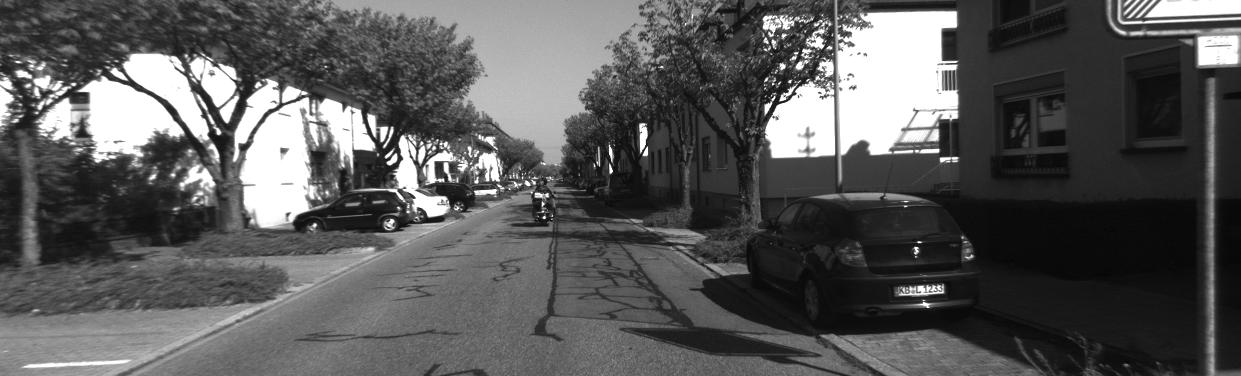
//> input picture ch6/left.png, 1241 x 376 px
$ ./disparity   (built with g++ and OpenCV 4)
//> lines starting //> are read from the running program, lines starting //| are printed output that depends on the picture
#include <opencv2/opencv.hpp>
#include <iostream>
#include <Eigen/Core>
#include <Eigen/Dense>
#include <algorithm>
#include <chrono>
using namespace std;
using namespace cv;

#define CV_GRAY2BGR COLOR_GRAY2BGR
// this program shows how to use optical flow

string file_1 = "./left.png";  // first image
string file_2 = "./right.png";  // second image

// TODO implement this funciton
/**
 * single level optical flow
 * @param [in] img1 the first image
 * @param [in] img2 the second image
 * @param [in] kp1 keypoints in img1
 * @param [in|out] kp2 keypoints in img2, if empty, use initial guess in kp1
 * @param [out] success true if a keypoint is tracked successfully
 * @param [in] inverse use inverse formulation?
 */
void OpticalFlowSingleLevel(
        const Mat &img1,
        const Mat &img2,
        const vector<KeyPoint> &kp1,
        vector<KeyPoint> &kp2,
        vector<bool> &success,
        bool inverse = false
);

void OpticalFlowSingleLevelMT(
        const Mat &img1,
        const Mat &img2,
        const vector<KeyPoint> &kp1,
        vector<KeyPoint> &kp2,
        vector<bool> &success,
        bool inverse = false
);

// TODO implement this funciton
/**
 * multi level optical flow, scale of pyramid is set to 2 by default
 * the image pyramid will be create inside the function
 * @param [in] img1 the first pyramid
 * @param [in] img2 the second pyramid
 * @param [in] kp1 keypoints in img1
 * @param [out] kp2 keypoints in img2
 * @param [out] success true if a keypoint is tracked successfully
 * @param [in] inverse set true to enable inverse formulation
 */
void OpticalFlowMultiLevel(
        const Mat &img1,
        const Mat &img2,
        const vector<KeyPoint> &kp1,
        vector<KeyPoint> &kp2,
        vector<bool> &success,
        bool inverse = false
);

void OpticalFlowMultiLevelMT(
        const Mat &img1,
        const Mat &img2,
        const vector<KeyPoint> &kp1,
        vector<KeyPoint> &kp2,
        vector<bool> &success,
        bool inverse = false
);

/**
 * get a gray scale value from reference image (bi-linear interpolated)
 * @param img
 * @param x
 * @param y
 * @return
 */
inline float GetPixelValue(const cv::Mat &img, float x, float y) {
    uchar *data = &img.data[int(y) * img.step + int(x)];
    float xx = x - floor(x);
    float yy = y - floor(y);
    return float(
            (1 - xx) * (1 - yy) * data[0] +
            xx * (1 - yy) * data[1] +
            (1 - xx) * yy * data[img.step] +
            xx * yy * data[img.step + 1]
    );
}


int main(int argc, char **argv) {

    // images, note they are CV_8UC1, not CV_8UC3
    Mat img1 = imread(file_1, 0);
//> img1 is the input picture: 376 rows x 1241 cols, CV_8UC1; min 6, max 255, mean 89
    Mat img2 = imread(file_2, 0);
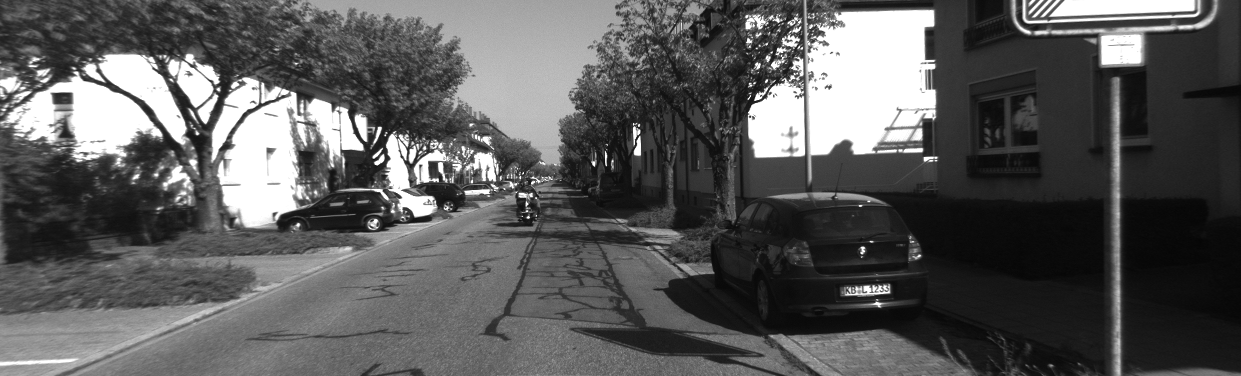
//> input picture ch6/right.png, 1241 x 376 px
//> img2 is the input picture: 376 rows x 1241 cols, CV_8UC1; min 5, max 255, mean 90.3

    // key points, using GFTT here.
    vector<KeyPoint> kp1;
    Ptr<GFTTDetector> detector = GFTTDetector::create(500, 0.01, 20); // maximum 500 keypoints
    detector->detect(img1, kp1);
//> kp1 = 368 keypoints; strongest (x, y, size): (544, 217, 3), (780, 100, 3), (789, 82, 3), (385, 157, 3)
    // now lets track these key points in the second image
    // first use single level LK in the validation picture

    // then test multi-level LK
    vector<KeyPoint> kp2_multi;
    vector<bool> success_multi;
    OpticalFlowMultiLevelMT(img1, img2, kp1, kp2_multi, success_multi, true);
//> the loop in OpticalFlowMultiLevelMT, `for (int i = 0; i < pyramids; i++)` made 4 passes
//> pass 2, in OpticalFlowMultiLevelMT, `resize(imgr1_ref, imgr1, Size(imgr1_ref.cols * pyramid_scale, imgr1_re..`:
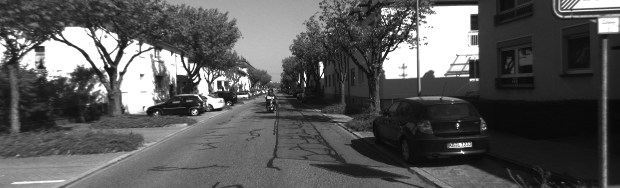
//> imgr1: 188 rows x 620 cols, CV_8UC1; min 7, max 255, mean 88.9
//> pass 2, in OpticalFlowMultiLevelMT, `resize(imgr2_ref, imgr2, Size(imgr2_ref.cols * pyramid_scale, imgr2_re..`:
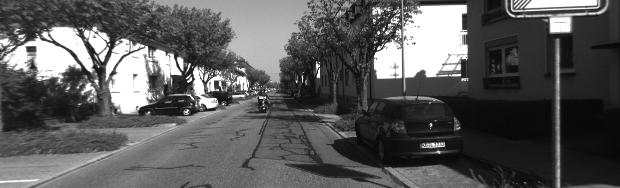
//> imgr2: 188 rows x 620 cols, CV_8UC1; min 5, max 255, mean 90.3
//> pass 3, in OpticalFlowMultiLevelMT, `resize(imgr1_ref, imgr1, Size(imgr1_ref.cols * pyramid_scale, imgr1_re..`:
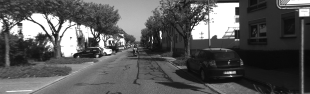
//> imgr1: 94 rows x 310 cols, CV_8UC1; min 8, max 255, mean 89.1
//> pass 3, in OpticalFlowMultiLevelMT, `resize(imgr2_ref, imgr2, Size(imgr2_ref.cols * pyramid_scale, imgr2_re..`:
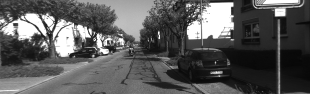
//> imgr2: 94 rows x 310 cols, CV_8UC1; min 6, max 255, mean 90.4
//> the loop in OpticalFlowMultiLevelMT, `for(auto &kp: kp1)` made 368 passes
//> after the loop in OpticalFlowMultiLevelMT, `for(auto &kp: kp1)`: kp1_pyr = 368 keypoints; strongest (x, y, size): (68, 27, 3), (98, 12, 3), (99, 10, 3), (48, 20, 3); kp2_pyr has the same summary as kp1_pyr
//> the loop in OpticalFlowMultiLevelMT, `for(int level = 3; level >= 0; --level)` made 4 passes
//> (xx in GetPixelValue, yy in GetPixelValue, xx in GetPixelValue (second call), yy in GetPixelValue (second call)) on pass 1: (0, 0.125, 0, 0.125)
//> the loop in OpticalFlowMultiLevelMT, `for(auto &kp: kp2_pyr)` made 368 passes
//> after the loop in OpticalFlowMultiLevelMT, `for(auto &kp: kp2_pyr)`: kp2 = 368 keypoints; strongest (x, y, size): (528, 217, 3), (755, 99, 3), (765, 82, 3), (373, 157, 3)
//> kp2_multi has the same summary as kp2 in OpticalFlowMultiLevelMT; success_multi = 368 values, max 1 at index 0, min 0 at index 96, mean 0.951

    Mat disparity_gt = imread("disparity.png", 0);
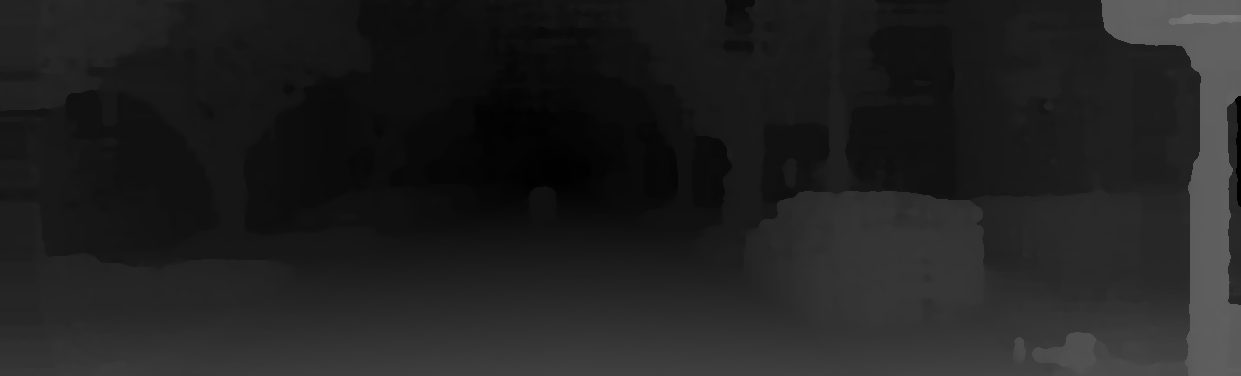
//> input picture ch6/disparity.png, 1241 x 376 px
//> disparity_gt is the input picture: 376 rows x 1241 cols, CV_8UC1; min 1, max 120, mean 32.9

    for (int i = 0; i < kp2_multi.size(); i++) {
        if (success_multi[i]) {
            double disparity = kp1[i].pt.x - kp2_multi[i].pt.x;

            double true_disparity = disparity_gt.at<uchar>(kp1[i].pt.y, kp1[i].pt.x);
            cout << "At kp " << i << ", est: " << disparity
             << ", gt: " << true_disparity
             << ", error: " << fabs(disparity - true_disparity) << endl;
        }
    }
//> this loop made 368 passes
//> (disparity, true_disparity) on passes 1 to 12: (16.05, 16), (24.97, 25), (23.51, 24), (12.36, 12), (1.92, 53), (4.92, 8), (5.56, 6), (9.8, 9), (13.69, 13), (9.43, 10), (12.49, 12), (25.29, 26)
//| At kp 0, est: 16.0461, gt: 16, error: 0.0461426
//| At kp 1, est: 24.9659, gt: 25, error: 0.0341187
//| At kp 2, est: 23.5088, gt: 24, error: 0.491211
//| At kp 3, est: 12.358, gt: 12, error: 0.358002
//| At kp 4, est: 1.92181, gt: 53, error: 51.0782
//| At kp 5, est: 4.92206, gt: 8, error: 3.07794
//| At kp 6, est: 5.55905, gt: 6, error: 0.440948
//| At kp 7, est: 9.80145, gt: 9, error: 0.801453
//> (output is shown up to pass 8 of 368)


    return 0;
}

// [102 lines left out: function OpticalFlowSingleLevel, not called in this run]

void OpticalFlowSingleLevelMT(
        const Mat &img1,
        const Mat &img2,
        const vector<KeyPoint> &kp1,
        vector<KeyPoint> &kp2,
        vector<bool> &success,
        bool inverse
    ){
        int half_patch_size = 4;
        int iterations = 10;
        bool have_initial = !kp2.empty();

        success.resize(kp1.size());
        if (!have_initial) kp2.resize(kp1.size());
        cv::parallel_for_(cv::Range(0, kp1.size()), [&](const cv::Range& range)
        {
            for(int i = range.start; i < range.end; ++i)
            {
                auto kp = kp1[i];
                double dx = 0, dy = 0;
                if (have_initial) {
                    dx = kp2[i].pt.x - kp.pt.x;
                    dy = kp2[i].pt.y - kp.pt.y;
                }


                double cost = 0, lastCost = 0;
                bool succ = true;
                for(int iter = 0; iter < iterations; ++iter)
                {

                Eigen::Matrix2d H = Eigen::Matrix2d::Zero();
                Eigen::Vector2d b = Eigen::Vector2d::Zero();
                cost = 0;

                if (kp.pt.x + dx <= half_patch_size || kp.pt.x + dx >= img1.cols - half_patch_size ||
                    kp.pt.y + dy <= half_patch_size || kp.pt.y + dy >= img1.rows - half_patch_size) {
                    succ = false;
                    break;
                }

                for(int x = -half_patch_size; x < half_patch_size; ++x)
                {
                    for(int y = -half_patch_size; y < half_patch_size; ++y)
                    {
                        double error = GetPixelValue(img1, kp.pt.x + x, kp.pt.y + y) - GetPixelValue(img2, kp.pt.x + dx + x, kp.pt.y + dy + y);
                        Eigen::Vector2d J;
                        if(!inverse)
                        {
                            J = -1.0 * Eigen::Vector2d(
                                0.5 * (GetPixelValue(img2, kp.pt.x + dx + x + 1, kp.pt.y + dy + y) -
                                       GetPixelValue(img2, kp.pt.x + dx + x - 1, kp.pt.y + dy + y)),
                                0.5 * (GetPixelValue(img2, kp.pt.x + dx + x, kp.pt.y + dy + y + 1) -
                                       GetPixelValue(img2, kp.pt.x + dx + x, kp.pt.y + dy + y - 1)));
                        }
                        else {
                            // inverse: 用 img1 的梯度
                            J = -1.0 * Eigen::Vector2d(
                                0.5 * (GetPixelValue(img1, kp.pt.x + x + 1, kp.pt.y + y) -
                                       GetPixelValue(img1, kp.pt.x + x - 1, kp.pt.y + y)),
                                0.5 * (GetPixelValue(img1, kp.pt.x + x, kp.pt.y + y + 1) -
                                       GetPixelValue(img1, kp.pt.x + x, kp.pt.y + y - 1)));
                            }
                        H += J * J.transpose();
                        b += -error * J;
                        cost += error * error;
                    }
                }
                Eigen::Vector2d update = H.ldlt().solve(b);

                if (std::isnan(update[0])) {
                    succ = false;
                    break;
                }

                dx += update[0];
                dy += update[1];

                if (iter > 0 && cost > lastCost) break;
                lastCost = cost;
                }

            success[i] = succ;
            if (have_initial) {
                kp2[i].pt = kp.pt + Point2f(dx, dy);
            } else {
                kp2[i] = kp;
                kp2[i].pt += Point2f(dx, dy);
            }
        }
    });}

// [71 lines left out: function OpticalFlowMultiLevel, not called in this run]

void OpticalFlowMultiLevelMT(
        const Mat &img1,
        const Mat &img2,
        const vector<KeyPoint> &kp1,
        vector<KeyPoint> &kp2,
        vector<bool> &success,
        bool inverse)
{

    // parameters
    int pyramids = 4;
    double pyramid_scale = 0.5;
    double scales[] = {1.0, 0.5, 0.25, 0.125};

    // create pyramids
    vector<Mat> pyr1, pyr2; // image pyramids
    // TODO START YOUR CODE HERE (~8 lines)
    for (int i = 0; i < pyramids; i++) {
        if(i == 0){
            pyr1.push_back(img1);
            pyr2.push_back(img2);
        }
        else
        {
            Mat imgr1_ref = pyr1[i - 1];
            Mat imgr2_ref = pyr2[i - 1];

            Mat imgr1, imgr2;
            resize(imgr1_ref, imgr1, Size(imgr1_ref.cols * pyramid_scale, imgr1_ref.rows * pyramid_scale));
            resize(imgr2_ref, imgr2, Size(imgr2_ref.cols * pyramid_scale, imgr2_ref.rows * pyramid_scale));
            pyr1.push_back(imgr1);
            pyr2.push_back(imgr2);
        }
    }
    // TODO END YOUR CODE HERE

    // coarse-to-fine LK tracking in pyramids
    // TODO START YOUR CODE HERE
    vector<cv::KeyPoint> kp1_pyr, kp2_pyr;
    for(auto &kp: kp1)
    {
        auto kp_top = kp;
        kp_top.pt *= scales[pyramids - 1];
        kp1_pyr.push_back(kp_top);
        kp2_pyr.push_back(kp_top);
    }

    for(int level = 3; level >= 0; --level)
    {
        success.clear();
        OpticalFlowSingleLevelMT(pyr1[level], pyr2[level], kp1_pyr, kp2_pyr, success, inverse);

        if(level > 0)
        {
            for(auto &kp: kp1_pyr){
                kp.pt /= pyramid_scale;
            }
            for(auto &kp: kp2_pyr){
                kp.pt /= pyramid_scale;
            }
        }

    }
    for(auto &kp: kp2_pyr)
    {
        kp2.push_back(kp);
    }
    // TODO END YOUR CODE HERE
    // don't forget to set the results into kp2
}
